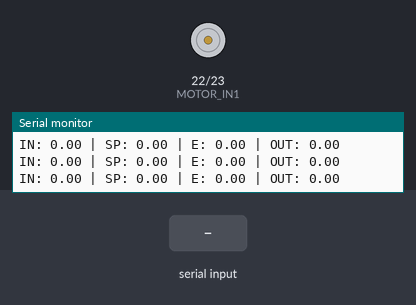
The sketch below on a simulated Arduino Mega 2560, built with avr-gcc and run on an emulated ATmega2560. On the bench: motor-driver pin pairs drawn as motors (green arrow = first pin HIGH = forward, orange = second pin HIGH = backward, longer = more drive), the last lines printed to the serial monitor. The test bench sets the inputs (shaded band).

Above: at 1.2 s.
1.3 s: "90,45\n" received over Serial
At 2.2 s:
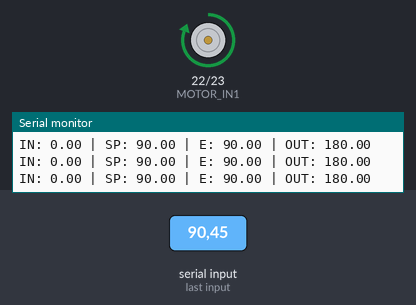
2.8 s: "5\n" received over Serial
At 3.2 s:
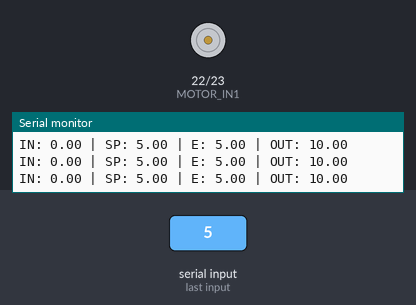
4.3 s: "30,150\n" received over Serial
At 5.3 s:
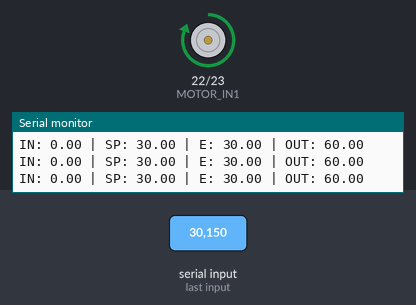
Timing chart, 0 to 7.3 s (numbered marks = the images above; inputs shaded):
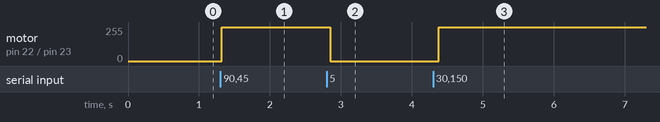

The sketch:

Controle_Proporcional.ino
```cpp
enum HALL_PINS { HALLA = 4, HALLB };
enum MOTOR_PINS { MOTOR_IN1 = 22, MOTOR_IN2 };

float kp = 1;
const float max_angular_velocity = 29;

volatile unsigned long last_pulse_time = 0;
volatile float angular_velocity_real_time = 0;

const int pulses_per_revolution = 3;         // Pulsos por volta
const unsigned long rpm_timeout = 300000;    // 0.3s

void setup() {
  pinMode(MOTOR_IN1, OUTPUT);
  pinMode(MOTOR_IN2, OUTPUT);

  pinMode(HALLA, INPUT);
  pinMode(HALLB, INPUT);

  attachInterrupt(digitalPinToInterrupt(HALLA), counter, RISING);

  Serial.begin(9600);
  Serial.setTimeout(10); // evita travar no parseFloat
}

void loop() {
  static float desired_angular_velocity = 0;
  unsigned long now_us = micros();

  // Se passou do tempo sem pulso, considera motor parado
  if (now_us - last_pulse_time > rpm_timeout) {
    angular_velocity_real_time = 0;
  }

  // Ler valor do Serial se houver
  if (Serial.available() > 0) {
    desired_angular_velocity = Serial.parseFloat();
    while (Serial.available() > 0) Serial.read(); // limpa buffer
  }

  float absolut_angular_velocity = angular_velocity_real_time;
  float error = desired_angular_velocity - absolut_angular_velocity;

  // Controle proporcional
  float angular_velocity = desired_angular_velocity + kp * error;

  if (angular_velocity > 0) {
    analogWrite(MOTOR_IN1, constrain(angular_velocity * 255 / max_angular_velocity, 0, 255));
    digitalWrite(MOTOR_IN2, LOW);
  } else if (angular_velocity < 0) {
    digitalWrite(MOTOR_IN1, LOW);
    analogWrite(MOTOR_IN2, constrain(-angular_velocity * 255 / max_angular_velocity, 0, 255));
  } else {
    digitalWrite(MOTOR_IN1, HIGH);
    digitalWrite(MOTOR_IN2, HIGH);
  }

  // Saída de debug
  Serial.print("IN: ");
  Serial.print(absolut_angular_velocity);
  Serial.print(" | SP: ");
  Serial.print(desired_angular_velocity);
  Serial.print(" | E: ");
  Serial.print(error);
  Serial.print(" | OUT: ");
  Serial.println(angular_velocity);

  delay(100); // imprime a cada 100ms
}

void counter() {
  unsigned long now_us = micros();
  unsigned long between_pulses_time = now_us - last_pulse_time;
  last_pulse_time = now_us;

  // Calcula RPM e velocidade angular (proteção contra divisões inválidas)
  if (between_pulses_time > 0) {
    if (digitalRead(HALLB) == LOW) {
      angular_velocity_real_time = (2.0 * PI * 1e6) / (pulses_per_revolution * between_pulses_time);
    } else {
        angular_velocity_real_time = -(2.0 * PI * 1e6) / (pulses_per_revolution * between_pulses_time);
    }
  }
}
```

Measured:
- after the input at 1.3 s, motor on pin 22 (MOTOR_IN1) / pin 23 (MOTOR_IN2): stopped → forward 255/255 at once
- after the input at 2.8 s, motor on pin 22 (MOTOR_IN1) / pin 23 (MOTOR_IN2): forward 255/255 → stopped after 0.05 s
- after the input at 4.3 s, motor on pin 22 (MOTOR_IN1) / pin 23 (MOTOR_IN2): stopped → forward 255/255 after 0.08 s
